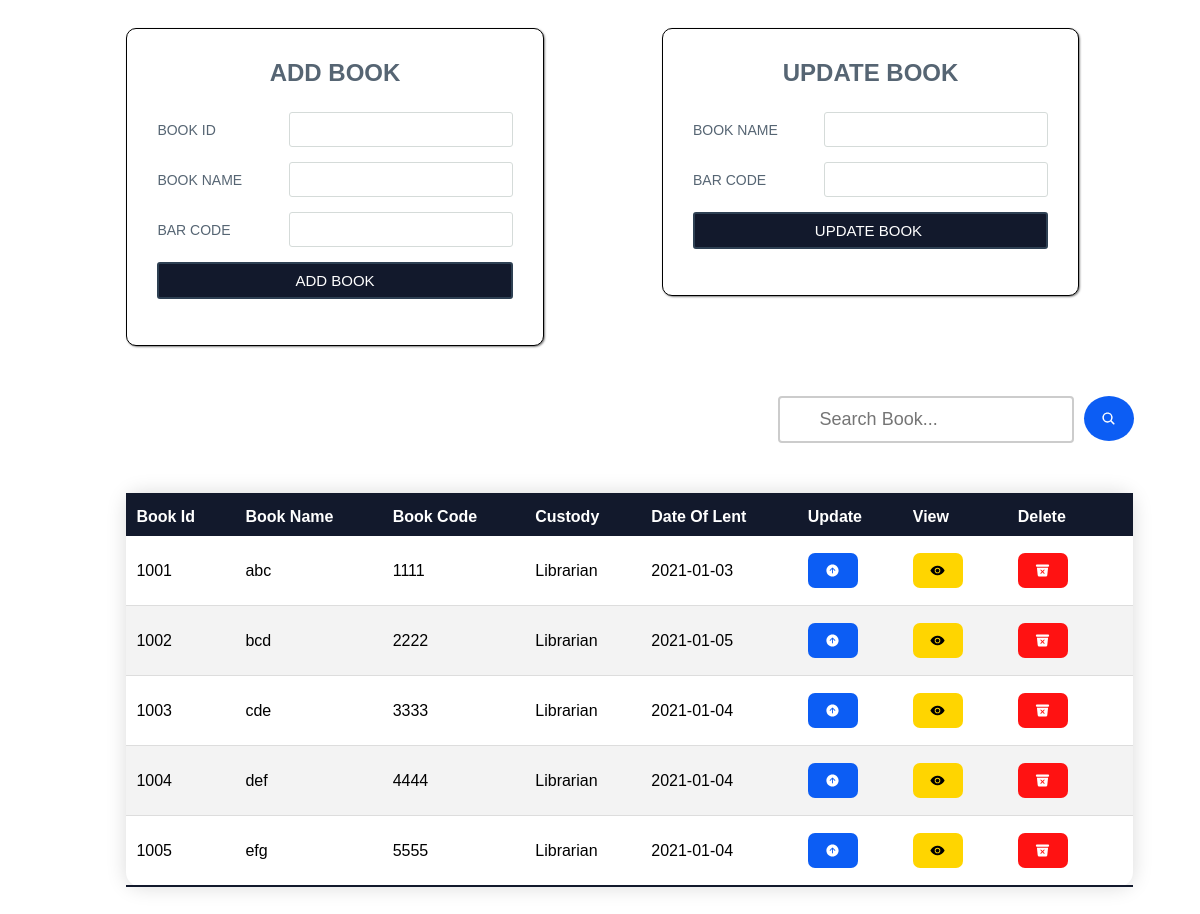
Screenshot of /t.php (signed in) with the database file from the repository.
### tables this page shows
CREATE TABLE `books` (
  `BookName` varchar(80) NOT NULL,
  `BookId` varchar(20) NOT NULL,
  `BarCode` varchar(255) NOT NULL,
  `Custody` varchar(20) NOT NULL,
  `DateOfLent` timestamp NOT NULL DEFAULT current_timestamp() ON UPDATE current_timestamp()
);

### t.php (the view, shortened to what this page needs)
<?php
        $valueToSearch = "";
        $bname = "";
        $bid = "";
        $bcode = "";
        $servername = "localhost";
        $username = "root";
        $password = "";
        $dbname = "librarianbot";
        $conn = new mysqli($servername, $username, $password, $dbname);
        if(isset($_POST['search']))
        {
            $valueToSearch = $_POST['valueToSearch'];
            $query = "SELECT * FROM `books` WHERE CONCAT(`BookId`, `BookName`, `Custody`, `DateOfLent`) LIKE '%".$valueToSearch."%'";
            $result = mysqli_query($conn, $query);
        }
        else
        {
            $query = "SELECT * FROM `books`";
        }
        $result = $conn->query($query);
?>
<html>
<div>
    <div class="wrapper" style="float:left;">
        <form action="" method="POST">
            <div class="title">
              ADD BOOK
            </div>
            <div class="form">
              <div class="inputfield">
                  <label>BOOK ID</label>
                  <input type="text" class="input" name="BookId" required>
              </div>
              <div class="inputfield">
                  <label>BOOK NAME</label>
                  <input type="text" class="input" name="BookName" required>
              </div>
              <div class="inputfield">
                  <label>BAR CODE</label>
                  <input type="text" class="input" name="BarCode" required>
              </div>
              <div class="inputfield">
                <input type="submit" name="addbook" value="ADD BOOK" class="btn">
              </div>
            </div>
        </form>
    </div>
    <div class="wrapper" style="float:left;">
        <form action="" method="POST" >
            <div class="title">
            UPDATE BOOK <?php echo $bid;?>
            </div>
            <div class="form">
              <div class="inputfield">
                  <label>BOOK NAME</label>
                  <input type="text" class="input" name="BookName" value="<?php echo $bname;?>" required>
              </div>
              <div class="inputfield">
                  <label>BAR CODE</label>
                  <input type="text" class="input" name="BarCode" value="<?php echo $bcode;?>" required>
              </div>
              <div class="inputfield">
                  <input type="submit" name="updatebook" value="UPDATE BOOK <?php echo $bid;?>" class="btn">
              </div>
            </div>
        </form>
    </div>
</div>
<form action="" method="post">
  <div>
      <input class="searchbar" type="text" name="valueToSearch" value="<?php echo $valueToSearch ;?>" placeholder="Search Book..." style="float:left;">
      <button type="submit" method="POST" name="search" class="button search" style="float:left;"><ion-icon name="search" class="nav__icon"></button>
  </div>
</form>
<table class="content-table">
  <thead>
    <tr>
        <th>Book Id</th>
        <th>Book Name</th>
        <th>Book Code</th>
        <th>Custody</th>
        <th>Date Of Lent</th>
        <th class="two">Update</th>
        <th class="two">View</th>
        <th class="one">Delete</th>
    </tr>
  </thead>
  <tbody>
    <?php
      while($row = $result->fetch_assoc())
      {
    ?>
    <tr>
        <td><?php echo $row['BookId']; ?></td>
        <td><?php echo $row['BookName']; ?></td>
        <td><?php echo $row['BarCode']; ?></td>
        <td><?php echo $row['Custody']; ?></td>
        <td><?php echo date('Y-m-d', strtotime($row['DateOfLent'])); ?></td>
        <form action="" method="POST" >
          <td><button type="submit" value="<?php echo $row['BookId'];?>" name="update" class="button button1"><ion-icon name="arrow-up-circle" class="nav__icon"></button></td>
          <td><button class="button button3"><ion-icon name="eye" class="nav__icon"></ion-icon></button></td>
          <td><button onclick = "return conf('<?php echo $row['BookId'];?>','<?php echo $_SESSION['username'];?>')" type="submit" name="delete"  value="<?php echo $row['BookId'];?>" class="button button2"><ion-icon name="trash-bin" class="nav__icon" ></ion-icon></button></td>
        </form>
    </tr>
    <?php
      }
    ?>
  </tbody>
</table>
</html>

### t.php (style rules this page uses)
* { font-family: sans-serif; }
.content-table { border-collapse: collapse; margin: 50px 10%; font-size: 1em; border-radius: 15px; box-shadow: 0 0 20px rgba(0, 0, 0, 0.15); width:85%; }
.content-table thead tr { background-color: #12192C; color: #ffffff; text-align: left; font-weight: bold; padding:40px 10px; }
.content-table thead tr th { padding:15px 15px 10px 10px; }
.one { width:100px; }
.two { width:80px; }
.content-table th, .content-table td { padding: 17px 10px; }
.content-table tbody tr { border-bottom: 1px solid #dddddd; }
.content-table tbody tr:nth-of-type(even) { background-color: #f3f3f3; }
.content-table tbody tr:last-of-type { border-bottom: 2px solid #12192C; }
.button { border-radius: 7px; border: none; color: #FFFFFF; text-align: center; font-size: 15px; padding: 10px 10px; width: 50px; transition: all 0.5s; cursor: pointer; margin-right: 0px; margin-left:0px; }
.button1 { background-color: #0C5DF4; }
.button2 { background-color: #FF1212; }
.button3 { background-color: #ffd500; color:#000000; }
.wrapper { width: 30%; background: #fff; border-radius:10px; margin-top: 20px; margin-left:10%; box-shadow: 1px 1px 2px rgba(0,0,0,0.5); padding: 30px; border:1px solid #000000; }
.wrapper .title { font-size: 24px; font-weight: 700; margin-bottom: 25px; color: #566573; text-transform: uppercase; text-align: center; }
.wrapper .form { width: 100%; }
.wrapper .form .inputfield { margin-bottom: 15px; display: flex; align-items: center; }
.wrapper .form .inputfield label { width: 200px; color: #566573; margin-right: 10px; font-size: 14px; }
.wrapper .form .inputfield .input, .wrapper .form .inputfield .textarea { width: 100%; outline: none; border: 1px solid #d5dbd9; font-size: 15px; padding: 8px 10px; border-radius: 3px; transition: all 0.3s ease; }
.wrapper .form .inputfield .btn { width: 100%; padding: 8px 10px; font-size: 15px; border: 2px solid #2E4053; background: #12192C; color: #fff; cursor: pointer; border-radius: 3px; outline: none; }
.wrapper .form .inputfield:last-child { margin-bottom: 0; }
.search { background-color: #0C5DF4; height:45px; border-radius:50%; margin-top:50px; border: 0px; }
.searchbar[type=text] { margin-top:50px; margin-left:65%; margin-right:10px; margin-bottom:50px; position:block; width: 25%; box-sizing: border-box; border: 2px solid #ccc; border-radius: 4px; font-size: 18px; background-color: white; background-image: url('searchicon.png'); background-position: 10px 10px; background-repeat: no-repeat; padding: 11px 20px 11px 40px; -webkit-transition: width 0.4s ease-in-out; transition: width 0.4s ease-in-out; }

### rows the page displays
books: BookId "1001", BookName "abc", BarCode "1111", Custody "Librarian", DateOfLent "2021-01-03"
books: BookId "1002", BookName "bcd", BarCode "2222", Custody "Librarian", DateOfLent "2021-01-05"
books: BookId "1003", BookName "cde", BarCode "3333", Custody "Librarian", DateOfLent "2021-01-04"
books: BookId "1004", BookName "def", BarCode "4444", Custody "Librarian", DateOfLent "2021-01-04"
books: BookId "1005", BookName "efg", BarCode "5555", Custody "Librarian", DateOfLent "2021-01-04"
